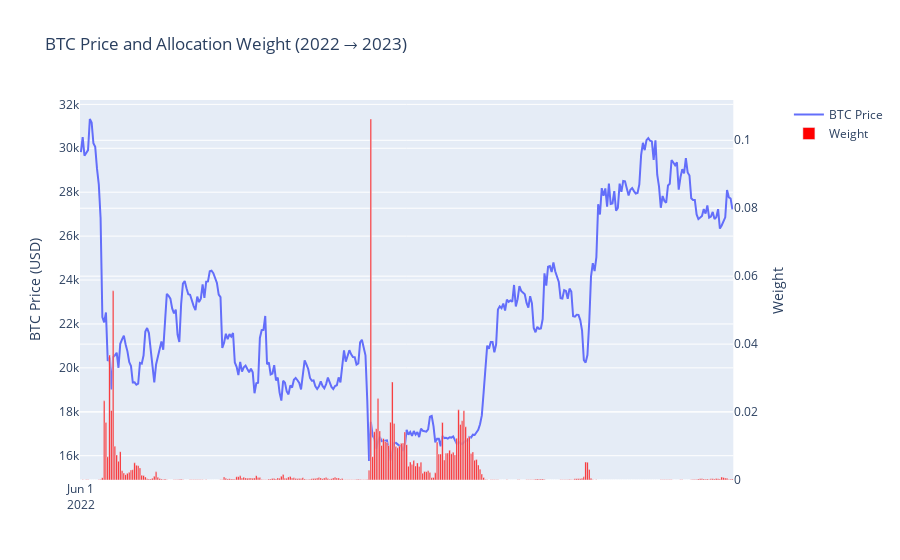

This figure's notebook cell:
### Markdown cell above
- Between June 2022 and June 2023, the price trend showed highs at the beginning and end of the year, with a low in the middle. We can see that the strategy concentrated its allocation around the mid-year low. In addition, when there was a sharp drop in price at the beginning of the year, the model chose to increase allocation right after that drawdown.

### Code cell
plot_weight_price_by_year(2022, 2023)

### Figure 1 — Plotly figure (JSON) as saved in the notebook; plotly's stock layout.template omitted (floating-point values rounded to 4 significant figures; data arrays with more than 128 entries replaced by an {"elided": "..."} marker saying what was removed)
{"data": [{"mode": "lines", "name": "BTC Price", "type": "scatter", "x": {"elided": "365 str values"}, "xaxis": "x", "y": {"elided": "365 float values"}, "yaxis": "y"}, {"marker": {"color": "red", "opacity": 1}, "name": "Weight", "type": "bar", "x": {"elided": "365 str values"}, "xaxis": "x", "y": {"elided": "365 float values"}, "yaxis": "y2"}], "layout": {"barmode": "overlay", "title": {"text": "BTC Price and Allocation Weight (2022 → 2023)"}, "xaxis": {"anchor": "y", "domain": [0, 0.94], "dtick": "M12", "tick0": "2022-06-01", "tickmode": "linear"}, "yaxis": {"anchor": "x", "domain": [0, 1], "title": {"text": "BTC Price (USD)"}}, "yaxis2": {"anchor": "x", "overlaying": "y", "side": "right", "title": {"text": "Weight"}}}}
